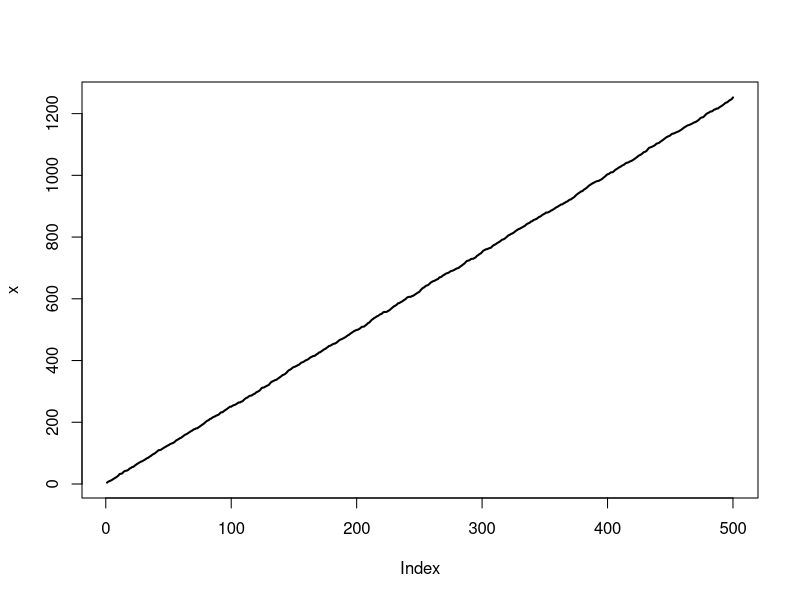
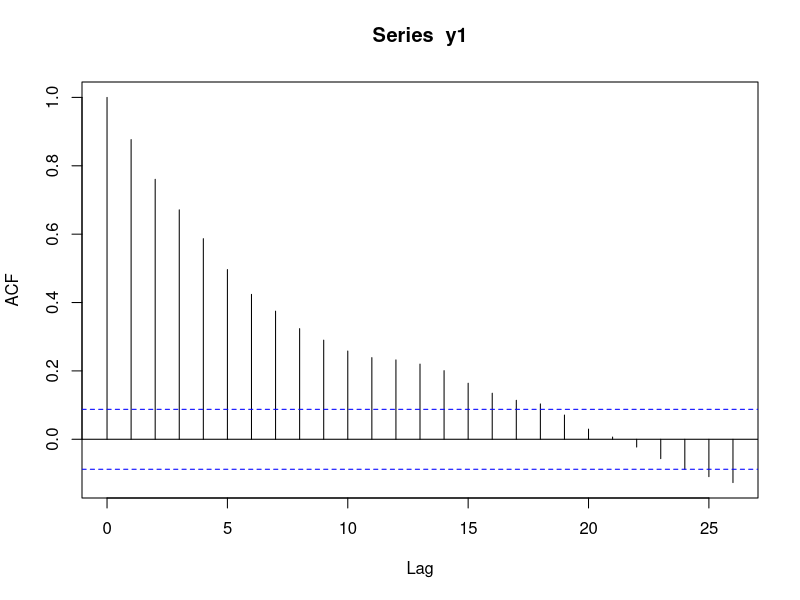
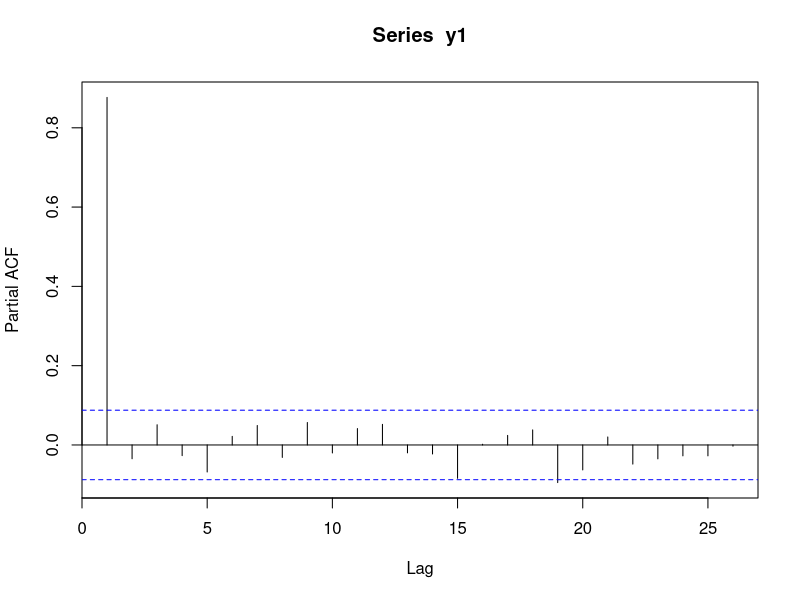

Write the R code that produced these figures, in order.
##########Gibbs Sampling

Qstar <- function(phi,y)
{
  n = length(y)
  y[1]^2 * (1-phi^2) + sum((y[2:n] - phi*y[1:(n-1)])^2)
}

#######################
# Simulating the data #
#######################

n = 500
y1 = rep(NA,n)
x = rep(NA,n)
phi = 0.9
v = 1
theta0 = 0.6
theta1 = 2.5

y1[1] = rnorm(1,mean=0,sd=sqrt(v/(1-phi^2)))

for(t in 2:n) y1[t] = phi*y1[t-1] + rnorm(1,mean=0,sd=sqrt(v))
for(t in 1:n) x[t] = theta0 + theta1*t + y1[t]

plot(x,type="l",lwd=2)

acf(y1)
pacf(y1)

######################################
# Posterior exploration through MCMC #
######################################

Gbig      = 5000
c         = 0.04
t         = (1:500)
phi.gibbs = rep(NA,Gbig)
v.gibbs   = rep(NA,Gbig)
theta0.gibbs = rep(NA,Gbig)
theta1.gibbs = rep(NA,Gbig)
phi.gibbs[1] = 0.1
v.gibbs[1] = 0.1
xt.lm = lm(x ~ t)
theta0.gibbs[1]<-xt.lm$coefficients[1]
theta1.gibbs[1]<-xt.lm$coefficients[2]

for(g in 2:Gbig)
{
  y.new = (x-v.gibbs[g-1]-(theta0.gibbs[g-1] + theta1.gibbs[g-1]*t))/phi.gibbs[g-1]
  y = y.new
 
  # Simulate v using Gibbs step #
  v.gibbs[g] = 1 / rgamma(1,shape=(0.5*n),rate=(0.5*Qstar(phi.gibbs[g-1],y1)))
  
  # Simulate phi using Metropolis-Hastings step #
  xi.current = log((1+phi.gibbs[g-1]) / (1-phi.gibbs[g-1]))
  xi.prop = rnorm(1,mean=xi.current,sd=sqrt(c))
  phi.prop = (exp(xi.prop)-1) / (1+exp(xi.prop))
  
  log.r = 1.5* (log(1-phi.prop^2) - log(1-phi.gibbs[g-1]^2))
  log.r = log.r - (Qstar(phi.prop,y) - Qstar(phi.gibbs[g-1],y)) / (2*v.gibbs[g])
  if(log.r > log(runif(1))) {phi.gibbs[g] = phi.prop} else {phi.gibbs[g] = phi.gibbs[g-1]}

  x.reg = x - (phi.gibbs[g]*y + v.gibbs[g])
  xt.lm = lm(x.reg ~ t)
  theta0.gibbs[g]<-xt.lm$coefficients[1]
  theta1.gibbs[g]<-xt.lm$coefficients[2]
  }
